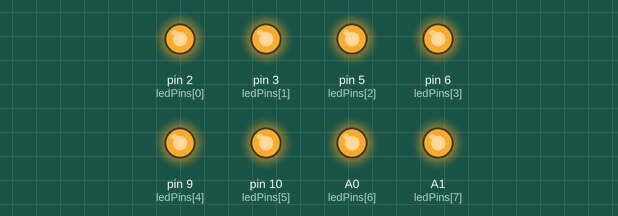
Bench run of a sketch on a simulated Arduino Uno, built with avr-gcc and run on an emulated ATmega328P. Shown: output pins drawn as LEDs (lit = HIGH).

Above: at 0.2 s.
Timing chart, 0 to 3.0 s (numbered marks = the images above):
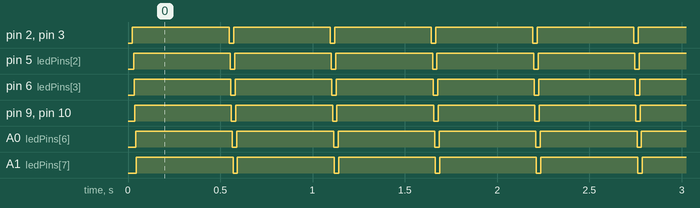

The sketch:

LED_test.ino
```cpp
int ledPin0 = 2;
int ledPin1 = 3;
int ledPins[] = {2, 3, 5, 6, 9, 10, A0, A1};
#define ledArrayLength (sizeof(ledPins)/sizeof(int))


void setup() {
  for (int i=0; i<ledArrayLength; i++) {
    pinMode(ledPins[i], OUTPUT);
    delay(3);
  }
}

void loop() {
  for (int i=0; i<ledArrayLength; i++) {
    digitalWrite(ledPins[i], HIGH);
    delay(3);
  }

  delay(500);

  for (int i=0; i<ledArrayLength; i++) {
    digitalWrite(ledPins[i], LOW);
    delay(3);
  }
}
```

Measured:
- by itself, pin 2 (ledPins[0]), pin 3 (ledPins[1]), pin 5 (ledPins[2]), pin 6 (ledPins[3]), pin 9 (ledPins[4]), pin 10 (ledPins[5]), A0 (ledPins[6]), A1 (ledPins[7]): alternates HIGH for 0.52 s and LOW for 0.02 s
